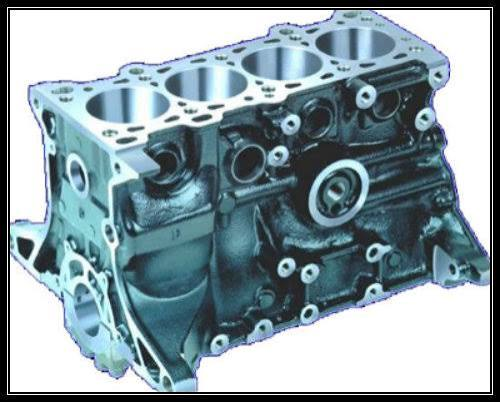
#> input picture BloqueMotor.jpeg, 500 x 402 px
$ python HoughRectas.py
#> lines starting #> are read from the running program, lines starting #| are printed output that depends on the picture; after the words box and inside, x2 and y2 are one past the last pixel; in counts of white or black regions, pixels touching at a corner belong together
import os
import cv2
import numpy as np


def hough_rectas(
    bordes,
    paso_theta_grados=1.0,
    paso_rho=1.0,
    umbral_votos=120,
    supresion_vecindad=(25, 10),
    max_lineas=12,
):
    alto, ancho = bordes.shape
    diag = int(np.ceil(np.hypot(alto, ancho)))

    thetas_deg = np.arange(-90.0, 90.0, paso_theta_grados)
    thetas_rad = np.deg2rad(thetas_deg)
    rhos = np.arange(-diag, diag + paso_rho, paso_rho)

    acumulador = np.zeros((len(rhos), len(thetas_rad)), dtype=np.int32)

    ys, xs = np.nonzero(bordes)

    cos_t = np.cos(thetas_rad)
    sin_t = np.sin(thetas_rad)

    for x, y in zip(xs, ys):
        rho_vals = x * cos_t + y * sin_t
        idx_rho = np.round((rho_vals - rhos[0]) / paso_rho).astype(np.int32)
        validos = (idx_rho >= 0) & (idx_rho < len(rhos))
        idx_theta_validos = np.nonzero(validos)[0]
        idx_rho_validos = idx_rho[validos]
        acumulador[idx_rho_validos, idx_theta_validos] += 1

    acum_copia = acumulador.copy()
    picos = []
    vr, vt = supresion_vecindad

    while len(picos) < max_lineas:
        idx_max = np.unravel_index(np.argmax(acum_copia), acum_copia.shape)
        max_votos = int(acum_copia[idx_max])
        if max_votos < umbral_votos:
            break

        r_idx, t_idx = idx_max
        picos.append((float(rhos[r_idx]), float(thetas_deg[t_idx]), max_votos))

        r_min = max(0, r_idx - vr)
        r_max = min(acum_copia.shape[0], r_idx + vr + 1)
        t_min = max(0, t_idx - vt)
        t_max = min(acum_copia.shape[1], t_idx + vt + 1)
        acum_copia[r_min:r_max, t_min:t_max] = 0

    return picos, acumulador


def main():
    ruta_imagen = "BloqueMotor.jpeg"
    if not os.path.exists(ruta_imagen):
        print(f"No se encontro '{ruta_imagen}' en la carpeta actual.")
        return

    imagen = cv2.imread(ruta_imagen)
#> imagen is the input picture: shape (402, 500, 3); mean B, G, R 163.2, 156.4, 138.5
    gris = cv2.cvtColor(imagen, cv2.COLOR_BGR2GRAY)
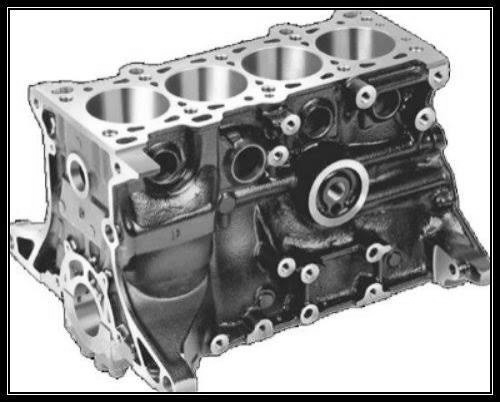
#> gris: shape (402, 500); min 0, max 255, mean 151.8
    suavizado = cv2.GaussianBlur(gris, (7, 7), 0)
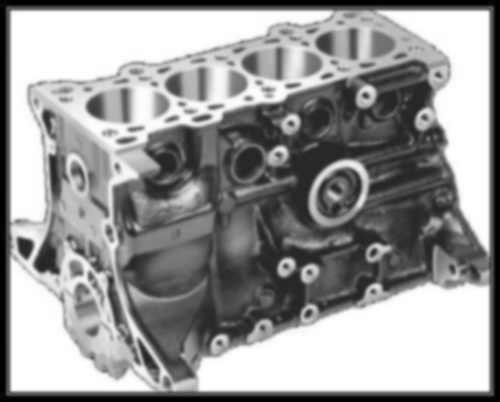
#> suavizado: shape (402, 500); min 0, max 255, mean 151.8
    bordes = cv2.Canny(suavizado, 90, 200)
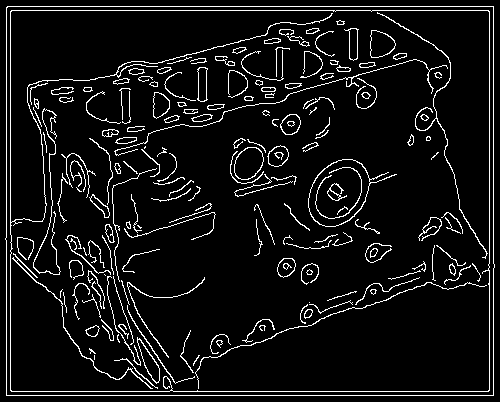
#> bordes: shape (402, 500); 7.3% white in thin lines or dots

    picos, acumulador = hough_rectas(
        bordes,
        paso_theta_grados=1.0,
        paso_rho=1.0,
        umbral_votos=95,
        supresion_vecindad=(35, 10),
        max_lineas=12,
    )
#> in hough_rectas, `ys, xs = np.nonzero(bordes)`: ys = 14632 values from 6 to 395; xs = 14632 values, max 494 at index 10214, min 5 at index 9202, mean 230.8
#> after the loop in hough_rectas, `for x, y in zip(xs, ys):`:
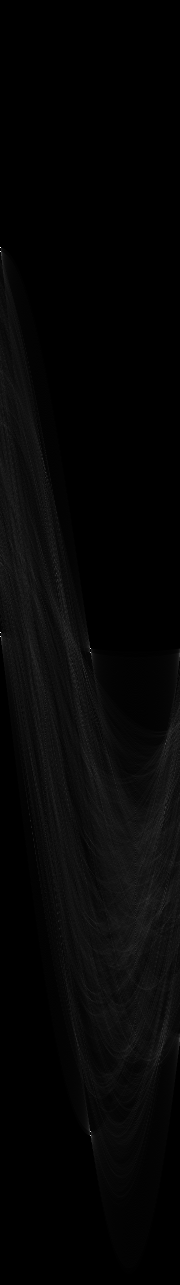
#> acumulador: shape (1285, 180) int32; min 0, max 488, mean 11.4; drawn with min black and max white
#> the loop in hough_rectas, `while len(picos) < max_lineas:` made 12 passes
#> (max_votos, r_idx, t_idx, r_min, r_max, t_min, t_max) on passes 1 to 11: (488, 247, 0, 212, 283, 0, 11), (487, 636, 0, 601, 672, 0, 11), (387, 648, 90, 613, 684, 80, 101), (386, 1135, 90, 1100, 1171, 80, 101), (145, 743, 165, 708, 779, 155, 176), (119, 653, 179, 618, 689, 169, 180), (118, 1040, 179, 1005, 1076, 169, 180), (114, 573, 56, 538, 609, 46, 67), (114, 807, 165, 772, 843, 155, 176), (109, 1047, 161, 1012, 1083, 151, 172), (99, 472, 45, 437, 508, 35, 56)
#> (idx_max, max_votos) on pass 12: ((621, 64), 93)
#> after the loop in hough_rectas, `while len(picos) < max_lineas:`:
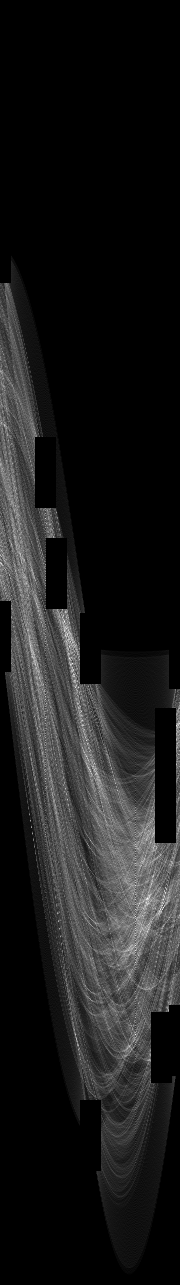
#> acum_copia: shape (1285, 180) int32; 4.91% of pixels changed, all inside (x1, y1, x2, y2) = (0, 247, 180, 1171); drawn with min black and max white
#> after the loop in hough_rectas, `while len(picos) < max_lineas:`: picos = [(-395, -90, 488), (-6, -90, 487), (6, 0, 387), (493, 0, 386), (101, 75, 145), (11, 89, 119), (398, 89, 118), (-69, -34, 114), (165, 75, 114), (405, 71, 109), (-170, -45, 99)]

    salida = imagen.copy()
    alto, ancho = bordes.shape
#> alto = 402; ancho = 500
    longitud_trazo = max(alto, ancho)
#> longitud_trazo = 500

    for rho, theta_deg, votos in picos:
        theta_rad = np.deg2rad(theta_deg)
        a = np.cos(theta_rad)
        b = np.sin(theta_rad)
        x0 = a * rho
        y0 = b * rho
        pt1 = (int(round(x0 + longitud_trazo * (-b))), int(round(y0 + longitud_trazo * (a))))
        pt2 = (int(round(x0 - longitud_trazo * (-b))), int(round(y0 - longitud_trazo * (a))))
        cv2.line(salida, pt1, pt2, (0, 255, 0), 2)
#> this loop made 11 passes
#> (rho, theta_deg, votos, theta_rad, a, b, x0, y0) on passes 1 to 11: (-395, -90, 488, -1.57, 6.12e-17, -1, -2.42e-14, 395), (-6, -90, 487, -1.57, 6.12e-17, -1, -3.67e-16, 6), (6, 0, 387, 0, 1, 0, 6, 0), (493, 0, 386, 0, 1, 0, 493, 0), (101, 75, 145, 1.31, 0.259, 0.966, 26.14, 97.56), (11, 89, 119, 1.55, 0.0175, 1, 0.192, 11), (398, 89, 118, 1.55, 0.0175, 1, 6.95, 397.9), (-69, -34, 114, -0.593, 0.829, -0.559, -57.2, 38.58), (165, 75, 114, 1.31, 0.259, 0.966, 42.71, 159.4), (405, 71, 109, 1.24, 0.326, 0.946, 131.9, 382.9), (-170, -45, 99, -0.785, 0.707, -0.707, -120.2, 120.2)
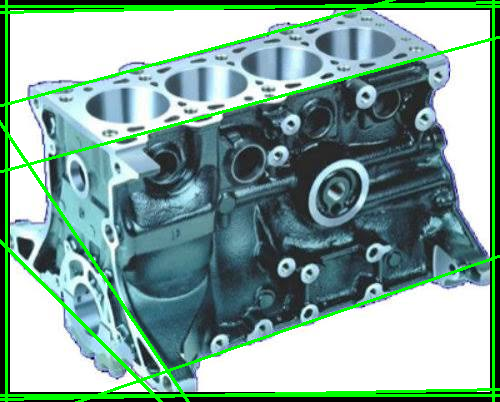
#> salida: shape (402, 500, 3); 6.55% of pixels changed, all inside (x1, y1, x2, y2) = (0, 0, 500, 402)

    print(f"Maximos detectados en el acumulador (rho, theta): {len(picos)}")
#| Maximos detectados en el acumulador (rho, theta): 11
    print(f"Valor maximo de votos alcanzado: {int(acumulador.max())}")
#| Valor maximo de votos alcanzado: 488
    for i, (rho, th, v) in enumerate(picos, start=1):
        print(f"  Recta #{i}: rho={rho:.1f}, theta={th:.1f}°, votos={v}")
#> this loop made 11 passes
#|   Recta #1: rho=-395.0, theta=-90.0°, votos=488
#|   Recta #2: rho=-6.0, theta=-90.0°, votos=487
#|   Recta #3: rho=6.0, theta=0.0°, votos=387
#|   Recta #4: rho=493.0, theta=0.0°, votos=386
#|   Recta #5: rho=101.0, theta=75.0°, votos=145
#|   Recta #6: rho=11.0, theta=89.0°, votos=119
#|   Recta #7: rho=398.0, theta=89.0°, votos=118
#|   Recta #8: rho=-69.0, theta=-34.0°, votos=114
#> (further printed lines are left out)

    cv2.imwrite("resultado_hough_rectas.png", salida)
    print("Imagen guardada como 'resultado_hough_rectas.png'.")


if __name__ == "__main__":
    main()
